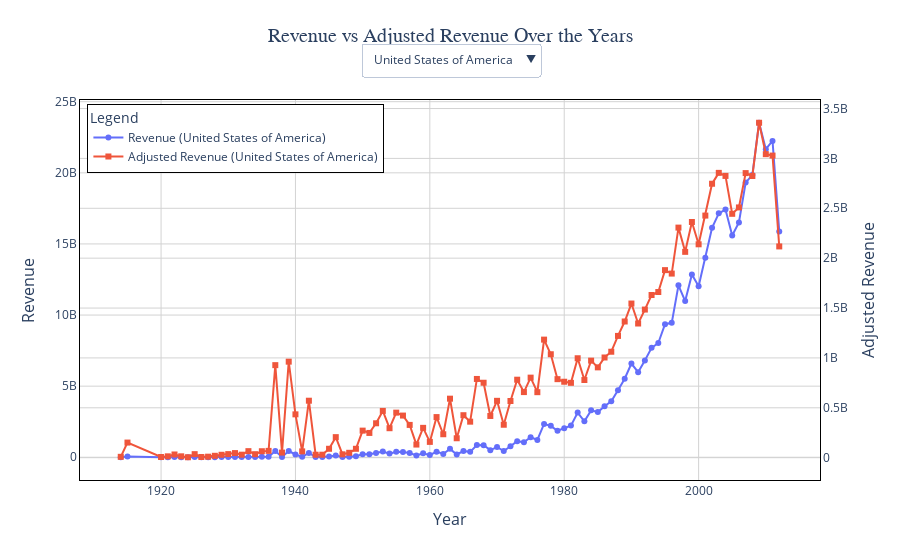

This figure's notebook cell:
### Code cell
interactive_revenue_plot_country(df_movies_eco_exploded_countries)
